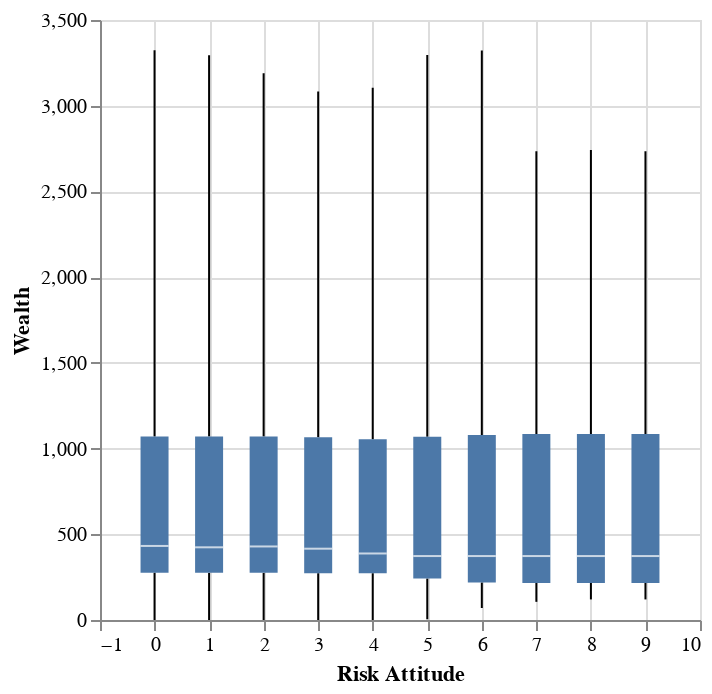

The cell this chart's notebook holds for it:
### Code cell
# our data has a lot of rows; enable vegafusion so altair can calculate quartiles for us
alt.data_transformers.enable("vegafusion")

alt.Chart(agents_last_round_df).mark_boxplot(extent="min-max").encode(
   x=alt.X("risk_attitude", title="Risk Attitude"),
    y=alt.X("points", title="Wealth "),
)

### Figure 1 — Vega specification as saved in the notebook (floating-point values rounded to 4 significant figures)
{"$schema": "https://vega.github.io/schema/vega/v5.json", "data": [{"name": "source_0"}, {"name": "data_0", "values": [{"lower_box_points": 276.0, "lower_whisker_points": 0, "mid_box_points": 432, "risk_attitude": 0, "upper_box_points": 1071.0, "upper_whisker_points": 3324}, {"lower_box_points": 242.0, "lower_whisker_points": 4, "mid_box_points": 373, "risk_attitude": 5, "upper_box_points": 1069.0, "upper_whisker_points": 3296}, {"lower_box_points": 216.0, "lower_whisker_points": 120, "mid_box_points": 373, "risk_attitude": 8, "upper_box_points": 1085.0, "upper_whisker_points": 2742}, {"lower_box_points": 219.0, "lower_whisker_points": 70, "mid_box_points": 373, "risk_attitude": 6, "upper_box_points": 1079.0, "upper_whisker_points": 3322}, {"lower_box_points": 275.0, "lower_whisker_points": 0, "mid_box_points": 424, "risk_attitude": 1, "upper_box_points": 1070.0, "upper_whisker_points": 3294}, {"lower_box_points": 275.0, "lower_whisker_points": 0, "mid_box_points": 429, "risk_attitude": 2, "upper_box_points": 1071.0, "upper_whisker_points": 3190}, {"lower_box_points": 216.0, "lower_whisker_points": 106, "mid_box_points": 373, "risk_attitude": 7, "upper_box_points": 1085.0, "upper_whisker_points": 2734}, {"lower_box_points": 273.0, "lower_whisker_points": 0, "mid_box_points": 388, "risk_attitude": 4, "upper_box_points": 1054.0, "upper_whisker_points": 3105}, {"lower_box_points": 273.0, "lower_whisker_points": 0, "mid_box_points": 416, "risk_attitude": 3, "upper_box_points": 1066.0, "upper_whisker_points": 3083}, {"lower_box_points": 216.0, "lower_whisker_points": 120, "mid_box_points": 373, "risk_attitude": 9, "upper_box_points": 1085.0, "upper_whisker_points": 2734}]}, {"name": "data_1", "values": [{"lower_box_points": 276.0, "lower_whisker_points": 0, "mid_box_points": 432, "risk_attitude": 0, "upper_box_points": 1071.0, "upper_whisker_points": 3324}, {"lower_box_points": 242.0, "lower_whisker_points": 4, "mid_box_points": 373, "risk_attitude": 5, "upper_box_points": 1069.0, "upper_whisker_points": 3296}, {"lower_box_points": 216.0, "lower_whisker_points": 120, "mid_box_points": 373, "risk_attitude": 8, "upper_box_points": 1085.0, "upper_whisker_points": 2742}, {"lower_box_points": 219.0, "lower_whisker_points": 70, "mid_box_points": 373, "risk_attitude": 6, "upper_box_points": 1079.0, "upper_whisker_points": 3322}, {"lower_box_points": 275.0, "lower_whisker_points": 0, "mid_box_points": 424, "risk_attitude": 1, "upper_box_points": 1070.0, "upper_whisker_points": 3294}, {"lower_box_points": 275.0, "lower_whisker_points": 0, "mid_box_points": 429, "risk_attitude": 2, "upper_box_points": 1071.0, "upper_whisker_points": 3190}, {"lower_box_points": 216.0, "lower_whisker_points": 106, "mid_box_points": 373, "risk_attitude": 7, "upper_box_points": 1085.0, "upper_whisker_points": 2734}, {"lower_box_points": 273.0, "lower_whisker_points": 0, "mid_box_points": 388, "risk_attitude": 4, "upper_box_points": 1054.0, "upper_whisker_points": 3105}, {"lower_box_points": 273.0, "lower_whisker_points": 0, "mid_box_points": 416, "risk_attitude": 3, "upper_box_points": 1066.0, "upper_whisker_points": 3083}, {"lower_box_points": 216.0, "lower_whisker_points": 120, "mid_box_points": 373, "risk_attitude": 9, "upper_box_points": 1085.0, "upper_whisker_points": 2734}]}, {"name": "data_2", "values": [{"lower_box_points": 276.0, "lower_whisker_points": 0, "mid_box_points": 432, "risk_attitude": 0, "upper_box_points": 1071.0, "upper_whisker_points": 3324}, {"lower_box_points": 242.0, "lower_whisker_points": 4, "mid_box_points": 373, "risk_attitude": 5, "upper_box_points": 1069.0, "upper_whisker_points": 3296}, {"lower_box_points": 216.0, "lower_whisker_points": 120, "mid_box_points": 373, "risk_attitude": 8, "upper_box_points": 1085.0, "upper_whisker_points": 2742}, {"lower_box_points": 219.0, "lower_whisker_points": 70, "mid_box_points": 373, "risk_attitude": 6, "upper_box_points": 1079.0, "upper_whisker_points": 3322}, {"lower_box_points": 275.0, "lower_whisker_points": 0, "mid_box_points": 424, "risk_attitude": 1, "upper_box_points": 1070.0, "upper_whisker_points": 3294}, {"lower_box_points": 275.0, "lower_whisker_points": 0, "mid_box_points": 429, "risk_attitude": 2, "upper_box_points": 1071.0, "upper_whisker_points": 3190}, {"lower_box_points": 216.0, "lower_whisker_points": 106, "mid_box_points": 373, "risk_attitude": 7, "upper_box_points": 1085.0, "upper_whisker_points": 2734}, {"lower_box_points": 273.0, "lower_whisker_points": 0, "mid_box_points": 388, "risk_attitude": 4, "upper_box_points": 1054.0, "upper_whisker_points": 3105}, {"lower_box_points": 273.0, "lower_whisker_points": 0, "mid_box_points": 416, "risk_attitude": 3, "upper_box_points": 1066.0, "upper_whisker_points": 3083}, {"lower_box_points": 216.0, "lower_whisker_points": 120, "mid_box_points": 373, "risk_attitude": 9, "upper_box_points": 1085.0, "upper_whisker_points": 2734}]}, {"name": "data_3", "values": [{"lower_box_points": 276.0, "lower_whisker_points": 0, "mid_box_points": 432, "risk_attitude": 0, "upper_box_points": 1071.0, "upper_whisker_points": 3324}, {"lower_box_points": 242.0, "lower_whisker_points": 4, "mid_box_points": 373, "risk_attitude": 5, "upper_box_points": 1069.0, "upper_whisker_points": 3296}, {"lower_box_points": 216.0, "lower_whisker_points": 120, "mid_box_points": 373, "risk_attitude": 8, "upper_box_points": 1085.0, "upper_whisker_points": 2742}, {"lower_box_points": 219.0, "lower_whisker_points": 70, "mid_box_points": 373, "risk_attitude": 6, "upper_box_points": 1079.0, "upper_whisker_points": 3322}, {"lower_box_points": 275.0, "lower_whisker_points": 0, "mid_box_points": 424, "risk_attitude": 1, "upper_box_points": 1070.0, "upper_whisker_points": 3294}, {"lower_box_points": 275.0, "lower_whisker_points": 0, "mid_box_points": 429, "risk_attitude": 2, "upper_box_points": 1071.0, "upper_whisker_points": 3190}, {"lower_box_points": 216.0, "lower_whisker_points": 106, "mid_box_points": 373, "risk_attitude": 7, "upper_box_points": 1085.0, "upper_whisker_points": 2734}, {"lower_box_points": 273.0, "lower_whisker_points": 0, "mid_box_points": 388, "risk_attitude": 4, "upper_box_points": 1054.0, "upper_whisker_points": 3105}, {"lower_box_points": 273.0, "lower_whisker_points": 0, "mid_box_points": 416, "risk_attitude": 3, "upper_box_points": 1066.0, "upper_whisker_points": 3083}, {"lower_box_points": 216.0, "lower_whisker_points": 120, "mid_box_points": 373, "risk_attitude": 9, "upper_box_points": 1085.0, "upper_whisker_points": 2734}]}], "marks": [{"type": "rule", "name": "layer_0_marks", "from": {"data": "data_0"}, "encode": {"update": {"stroke": {"value": "black"}, "y": {"field": "lower_whisker_points", "scale": "y"}, "y2": {"field": "lower_box_points", "scale": "y"}, "x": {"field": "risk_attitude", "scale": "x"}, "tooltip": {"signal": "{\"Max of Wealth \": format(datum[\"upper_whisker_points\"], \"\"), \"Q3 of Wealth \": format(datum[\"upper_box_points\"], \"\"), \"Median of Wealth \": format(datum[\"mid_box_points\"], \"\"), \"Q1 of Wealth \": format(datum[\"lower_box_points\"], \"\"), \"Min of Wealth \": format(datum[\"lower_whisker_points\"], \"\"), \"Risk Attitude\": format(datum[\"risk_attitude\"], \"\")}"}}}, "aria": false, "style": ["rule", "boxplot-rule"]}, {"type": "rule", "name": "layer_1_marks", "from": {"data": "data_1"}, "encode": {"update": {"tooltip": {"signal": "{\"Max of Wealth \": format(datum[\"upper_whisker_points\"], \"\"), \"Q3 of Wealth \": format(datum[\"upper_box_points\"], \"\"), \"Median of Wealth \": format(datum[\"mid_box_points\"], \"\"), \"Q1 of Wealth \": format(datum[\"lower_box_points\"], \"\"), \"Min of Wealth \": format(datum[\"lower_whisker_points\"], \"\"), \"Risk Attitude\": format(datum[\"risk_attitude\"], \"\")}"}, "stroke": {"value": "black"}, "x": {"field": "risk_attitude", "scale": "x"}, "y": {"field": "upper_box_points", "scale": "y"}, "y2": {"field": "upper_whisker_points", "scale": "y"}}}, "aria": false, "style": ["rule", "boxplot-rule"]}, {"type": "rect", "name": "layer_2_marks", "from": {"data": "data_2"}, "encode": {"update": {"tooltip": {"signal": "{\"Max of Wealth \": format(datum[\"upper_whisker_points\"], \"\"), \"Q3 of Wealth \": format(datum[\"upper_box_points\"], \"\"), \"Median of Wealth \": format(datum[\"mid_box_points\"], \"\"), \"Q1 of Wealth \": format(datum[\"lower_box_points\"], \"\"), \"Min of Wealth \": format(datum[\"lower_whisker_points\"], \"\"), \"Risk Attitude\": format(datum[\"risk_attitude\"], \"\")}"}, "fill": {"value": "#4c78a8"}, "y": {"field": "lower_box_points", "scale": "y"}, "xc": {"field": "risk_attitude", "scale": "x"}, "y2": {"field": "upper_box_points", "scale": "y"}, "width": {"value": 14}}}, "style": ["bar", "boxplot-box"]}, {"type": "rect", "name": "layer_3_marks", "from": {"data": "data_3"}, "encode": {"update": {"opacity": {"value": 0.7}, "fill": [{"value": "#4c78a8", "test": "datum['lower_box_points'] >= datum['upper_box_points']"}, {"value": "white"}], "width": {"value": 14}, "yc": {"field": "mid_box_points", "scale": "y"}, "xc": {"field": "risk_attitude", "scale": "x"}, "height": {"value": 1}, "tooltip": {"signal": "{\"Max of Wealth \": format(datum[\"upper_whisker_points\"], \"\"), \"Q3 of Wealth \": format(datum[\"upper_box_points\"], \"\"), \"Median of Wealth \": format(datum[\"mid_box_points\"], \"\"), \"Q1 of Wealth \": format(datum[\"lower_box_points\"], \"\"), \"Min of Wealth \": format(datum[\"lower_whisker_points\"], \"\"), \"Risk Attitude\": format(datum[\"risk_attitude\"], \"\")}"}}}, "aria": false, "style": ["tick", "boxplot-median"]}], "scales": [{"name": "x", "type": "linear", "domain": {"fields": [{"data": "data_0", "field": "risk_attitude"}, {"data": "data_1", "field": "risk_attitude"}, {"data": "data_2", "field": "risk_attitude"}, {"data": "data_3", "field": "risk_attitude"}]}, "range": [0, {"signal": "width"}], "zero": true, "nice": true, "padding": 5}, {"name": "y", "type": "linear", "domain": {"fields": [{"data": "data_0", "field": "lower_whisker_points"}, {"data": "data_0", "field": "lower_box_points"}, {"data": "data_1", "field": "upper_box_points"}, {"data": "data_1", "field": "upper_whisker_points"}, {"data": "data_2", "field": "lower_box_points"}, {"data": "data_2", "field": "upper_box_points"}, {"data": "data_3", "field": "mid_box_points"}]}, "range": [{"signal": "height"}, 0], "nice": true, "zero": true}], "axes": [{"scale": "x", "grid": true, "orient": "bottom", "maxExtent": 0, "tickCount": {"signal": "ceil(width/40)"}, "domain": false, "gridScale": "y", "aria": false, "minExtent": 0, "ticks": false, "zindex": 0, "labels": false}, {"scale": "y", "orient": "left", "gridScale": "x", "maxExtent": 0, "labels": false, "ticks": false, "zindex": 0, "grid": true, "domain": false, "aria": false, "tickCount": {"signal": "ceil(height/40)"}, "minExtent": 0}, {"scale": "x", "labelFlush": true, "tickCount": {"signal": "ceil(width/40)"}, "zindex": 0, "orient": "bottom", "title": "Risk Attitude", "labelOverlap": true, "grid": false}, {"scale": "y", "orient": "left", "grid": false, "title": "Wealth ", "labelOverlap": true, "tickCount": {"signal": "ceil(height/40)"}, "zindex": 0}], "width": 300, "padding": 5, "height": 300, "background": "white", "style": "cell"}
